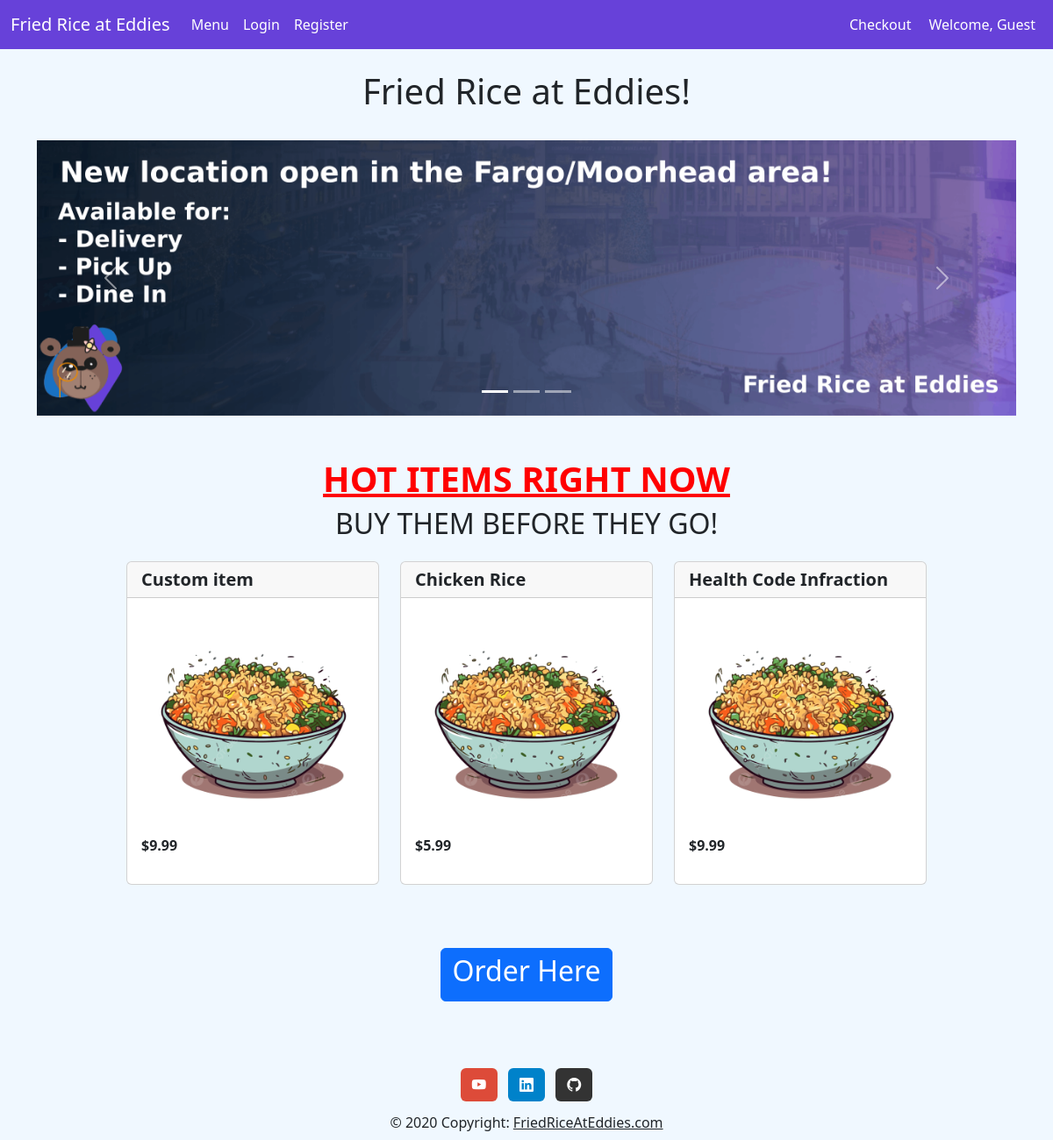
The page / on the database its author committed.
### main/models.py (models this page shows, shortened)
class Menu(models.Model):
    id = models.AutoField(primary_key=True)
    name = models.CharField(max_length=50)
    price = models.DecimalField(max_digits=6, decimal_places=2)

### main/views.py (the view)
# urls.py: path('', views.index, name='index'),
def index(request):
    menu_list =  Menu.objects.order_by('name')
    selected_items = random.sample(list(menu_list), math.floor(len(menu_list)/2))
    return render(request, 'main/index.html', {'menu': selected_items})

### main/templates/main/index.html (shortened to what this page needs)
{% extends 'base.html' %} {% load static %}
  {% block content %}
  <body>
    <br />
    <h1 class="text-center">Fried Rice at Eddies!</h1>
    <br />
    <div
      id="carouselMain"
      class="carousel slide carousel-padding mb-5"
      data-interval="3000"
      data-bs-ride="carousel"
    >
      <div class="carousel-indicators">
        <button
          type="button"
          data-bs-target="#carouselMain"
          data-bs-slide-to="0"
          class="active"
          aria-current="true"
          aria-label="Slide 1"
        ></button>
        <button
          type="button"
          data-bs-target="#carouselMain"
          data-bs-slide-to="1"
          aria-label="Slide 2"
        ></button>
        <button
          type="button"
          data-bs-target="#carouselMain"
          data-bs-slide-to="2"
          aria-label="Slide 3"
        ></button>
      </div>
      <div class="carousel-inner">
        <div class="carousel-item active">
          <div class="d-flex justify-content-center">
            <img
              src="{% static 'main/img/banner1.png' %}"
              class="d-block img-fluid m-50"
              alt="New Location in Fargo/Moorhead!"
            />
          </div>
        </div>
        <button
          class="carousel-control-prev"
          type="button"
          data-bs-target="#carouselMain"
          data-bs-slide="prev"
        >
          <span class="carousel-control-prev-icon" aria-hidden="true"></span>
        </button>
        <button
          class="carousel-control-next"
          type="button"
          data-bs-target="#carouselMain"
          data-bs-slide="next"
        >
          <span class="carousel-control-next-icon" aria-hidden="true"></span>
        </button>
      </div>
    </div>
    <div class="text-center mb-4">
      <h1 style="color: red">
        <u><b>HOT ITEMS RIGHT NOW</b></u>
      </h1>
      <h2>BUY THEM BEFORE THEY GO!</h2>
    </div>
    <div class="container d-flex align-items-center justify-content-center">
      <div class="row">
        {%if menu %} {%for item in menu %}
        <div class="col-sm">
          <div class="card" style="width: 18rem">
            <h5 class="card-header"><b>{{item.name}}</b></h5>
            <div class="card-body">
              <img
                class="card-img"
                src="{% static 'main/img/friedrice3.png' %}"
                alt="friedrice3.png"
              />
              <p class="card-text"><b>${{item.price}}</b></p>
            </div>
          </div>
        </div>
        {% endfor %} {% else %}
        <h1>No Menu Items Found.</h1>
        {% endif %}
      </div>
    </div>
    <br />
    <div class="text-center m-5">
      <a href="{% url 'menu' %}" class="btn btn-primary"><h2>Order Here</h2></a>
    </div>
  </body>
  {% endblock %}

### friedRiceAtEddiesWebsite/static/css/styles.css (style rules this page uses)
html, body { background-color: aliceblue; margin: 0; padding: 0; }

### rows shown on the page
Menu: name "Custom item", price "9.99"
Menu: name "Chicken Rice", price "5.99"
Menu: name "Health Code Infraction", price "9.99"
